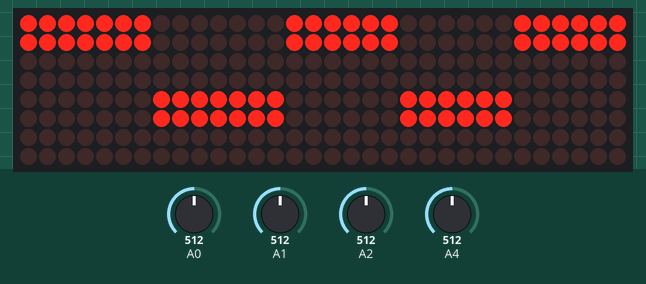
Bench run of a sketch on a simulated Arduino Uno, built with avr-gcc and run on an emulated ATmega328P. On the bench: 32×8 LED matrix. The inputs (shaded band) are chosen by the test bench; at power-on: A2 = 512, A1 = 512, A4 = 512, A0 = 512. What the sketch prints to the serial monitor is not drawn.

Above: at 1.2 s.
1.3 s: A2 set to 306
At 2.6 s:
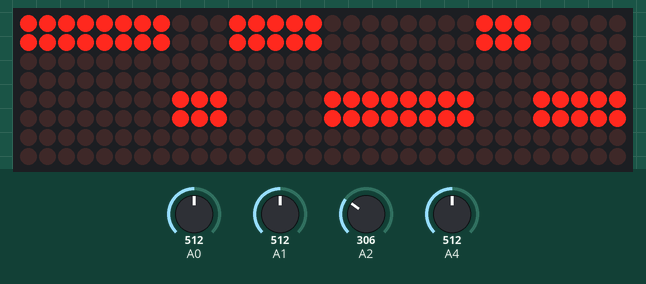
At 3.2 s:
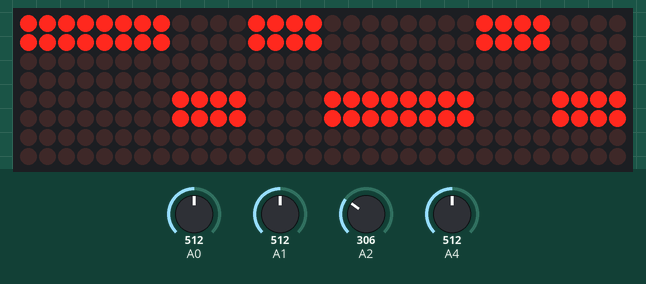
4.2 s: A1 set to 306
At 4.45 s:
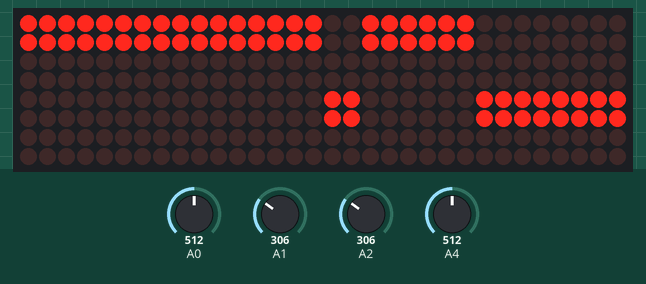
At 4.92 s:
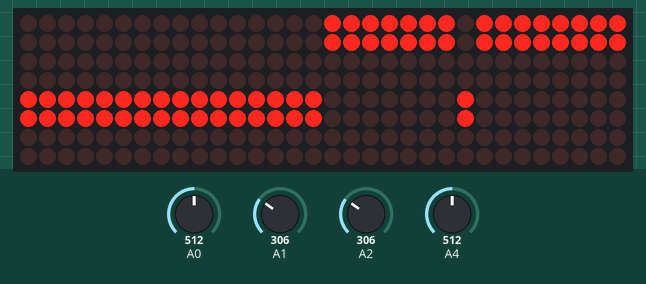

The sketch:

3_Potenciometros_Audio.ino
```cpp
#include <MD_MAX72xx.h>
#include "arduinoFFT.h"
#include <math.h>

const uint16_t samples = 64; //Muestras
uint16_t k = 0;
double vReal[samples];
double vImag[samples];
double t = 0; //Variable de tiempo
double ganancia;
double A; //= 100.0; // Amplitud
double f = 1;  // Frecuencia en Hz

#define HARDWARE_TYPE MD_MAX72XX::PAROLA_HW
#define MAX_DEVICES  4

// Definir pines puerto SPI
#define CLK_PIN   13  // or SCK
#define DATA_PIN  11  // or MOSI
#define CS_PIN    10  // or SS

arduinoFFT FFT = arduinoFFT();

// SPI hardware interface
MD_MAX72XX mx = MD_MAX72XX(HARDWARE_TYPE, CS_PIN, MAX_DEVICES);

// Esperar cierto tiempo cada vez que se despligue en los leds
#define DELAYTIME  100  // En milisegundos

void setup() {

    Serial.begin(115200);
    mx.begin();
    mx.clear();

}

void loop() {

    for (int i = 0; i < samples; i++)
    {
        A = analogRead(A0)/5; //Obtener amplitud
        f = (double)analogRead(A2)/500; //Obtener Frecuencia
        ganancia = (double)analogRead(A4) / 2; //Obtener ganancia del audio

        if (f > 1) //Mantener la frecuencia debajo de 1
        {
          f = 1;
        }

        if (ganancia < 15) //Mantener ganancia menor a 15 para que cuando no haya audio, se
        {
          vReal[i] = 0;
        }
        else
        {
          vReal[i] = (A * sin(2 * PI * f * t)) * ganancia; // Formula para generar una onda senoidal
        }

        t += (double)analogRead(A1)/10000; // Incrementa el tiempo en función de la frecuencia

        vImag[i] = 0;
        Serial.print(" ");
        Serial.println(ganancia);
    }


//------- ENCENDER LEDS -------------
    LedColumn(1, 24);
    LedColumn(9, 16);
    LedColumn(17, 8);
    LedColumn(25, 0);

    delay(75);  // Añade un retardo para controlar la velocidad de la animación
}

// *************** función **********************

void LedColumn(int Fi, int Ci){

    for (int i=Fi; i < Fi+8 ; i ++){

     if (vReal[i] > 89){
     mx.setColumn(Ci, B00000011);
     } else {
        if (vReal[i] > 75){
           mx.setColumn(Ci, B00000110);
        } else {
          if (vReal[i] > 60) {
            mx.setColumn(Ci, B00001100);
          } else {
            if (vReal[i] > 50) {
              mx.setColumn(Ci, B00011000);
            } else {
                if (vReal[i] > -15) {
                  mx.setColumn(Ci, B00011000);
                } else {
                     if (vReal[i] > -50){
                        mx.setColumn(Ci, B01100000);
                     } else {
                       if (vReal[i] > -75) {
                          mx.setColumn(Ci, B01100000);
                       } else {
                          if (vReal[i] > -100) {
                            mx.setColumn(Ci, B11000000);
                          } else {
                              mx.setColumn(Ci, B110000);
                          }
                       }
                     }
                }
            }

          }
        }
     }
     Ci++;
    }
}
```

Measured:
- after the input at 1.3 s, the display: first changes after 0.06 s (image 1 shows a later state)
- after the input at 4.2 s, the display: changes after 0.17 s (image 3)
- what the display in image 1 shows lasts 0.8 s, from 2.0 s to 2.8 s
